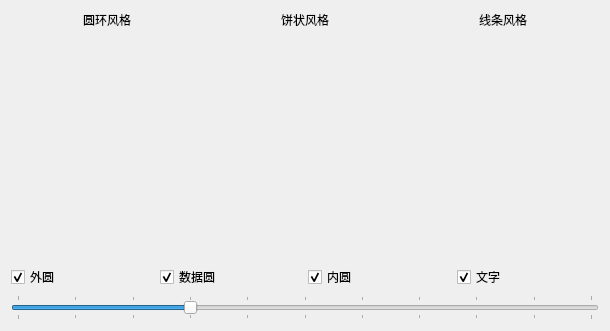
<?xml version="1.0" encoding="UTF-8"?>
<ui version="4.0">
 <class>RoundProgressBarTest</class>
 <widget class="QWidget" name="RoundProgressBarTest">
  <property name="geometry">
   <rect>
    <x>0</x>
    <y>0</y>
    <width>610</width>
    <height>331</height>
   </rect>
  </property>
  <property name="windowTitle">
   <string>圆形进度条</string>
  </property>
  <layout class="QVBoxLayout" name="verticalLayout">
   <item>
    <layout class="QGridLayout" name="gridLayout">
     <item row="0" column="0">
      <widget class="QLabel" name="label">
       <property name="sizePolicy">
        <sizepolicy hsizetype="Preferred" vsizetype="Maximum">
         <horstretch>0</horstretch>
         <verstretch>0</verstretch>
        </sizepolicy>
       </property>
       <property name="text">
        <string>圆环风格</string>
       </property>
       <property name="alignment">
        <set>Qt::AlignCenter</set>
       </property>
      </widget>
     </item>
     <item row="0" column="1">
      <widget class="QLabel" name="label_2">
       <property name="text">
        <string>饼状风格</string>
       </property>
       <property name="alignment">
        <set>Qt::AlignCenter</set>
       </property>
      </widget>
     </item>
     <item row="0" column="2">
      <widget class="QLabel" name="label_3">
       <property name="text">
        <string>线条风格</string>
       </property>
       <property name="alignment">
        <set>Qt::AlignCenter</set>
       </property>
      </widget>
     </item>
     <item row="1" column="0">
      <widget class="RoundProgressBar" name="roundBar1" native="true">
       <property name="palette">
        <palette>
         <active>
          <colorrole role="Shadow">
           <brush brushstyle="SolidPattern">
            <color alpha="255">
             <red>156</red>
             <green>220</green>
             <blue>207</blue>
            </color>
           </brush>
          </colorrole>
          <colorrole role="Highlight">
           <brush brushstyle="SolidPattern">
            <color alpha="255">
             <red>24</red>
             <green>189</green>
             <blue>155</blue>
            </color>
           </brush>
          </colorrole>
         </active>
         <inactive>
          <colorrole role="Shadow">
           <brush brushstyle="SolidPattern">
            <color alpha="255">
             <red>156</red>
             <green>220</green>
             <blue>207</blue>
            </color>
           </brush>
          </colorrole>
          <colorrole role="Highlight">
           <brush brushstyle="SolidPattern">
            <color alpha="255">
             <red>24</red>
             <green>189</green>
             <blue>155</blue>
            </color>
           </brush>
          </colorrole>
         </inactive>
         <disabled>
          <colorrole role="Shadow">
           <brush brushstyle="SolidPattern">
            <color alpha="255">
             <red>156</red>
             <green>220</green>
             <blue>207</blue>
            </color>
           </brush>
          </colorrole>
          <colorrole role="Highlight">
           <brush brushstyle="SolidPattern">
            <color alpha="255">
             <red>51</red>
             <green>153</green>
             <blue>255</blue>
            </color>
           </brush>
          </colorrole>
         </disabled>
        </palette>
       </property>
      </widget>
     </item>
     <item row="1" column="1">
      <widget class="RoundProgressBar" name="roundBar2" native="true">
       <property name="palette">
        <palette>
         <active>
          <colorrole role="Base">
           <brush brushstyle="SolidPattern">
            <color alpha="255">
             <red>97</red>
             <green>117</green>
             <blue>118</blue>
            </color>
           </brush>
          </colorrole>
          <colorrole role="Highlight">
           <brush brushstyle="SolidPattern">
            <color alpha="255">
             <red>255</red>
             <green>117</green>
             <blue>117</blue>
            </color>
           </brush>
          </colorrole>
         </active>
         <inactive>
          <colorrole role="Base">
           <brush brushstyle="SolidPattern">
            <color alpha="255">
             <red>97</red>
             <green>117</green>
             <blue>118</blue>
            </color>
           </brush>
          </colorrole>
          <colorrole role="Highlight">
           <brush brushstyle="SolidPattern">
            <color alpha="255">
             <red>255</red>
             <green>117</green>
             <blue>117</blue>
            </color>
           </brush>
          </colorrole>
         </inactive>
         <disabled>
          <colorrole role="Base">
           <brush brushstyle="SolidPattern">
            <color alpha="255">
             <red>240</red>
             <green>240</green>
             <blue>240</blue>
            </color>
           </brush>
          </colorrole>
          <colorrole role="Highlight">
           <brush brushstyle="SolidPattern">
            <color alpha="255">
             <red>51</red>
             <green>153</green>
             <blue>255</blue>
            </color>
           </brush>
          </colorrole>
         </disabled>
        </palette>
       </property>
      </widget>
     </item>
     <item row="1" column="2">
      <widget class="RoundProgressBar" name="roundBar3" native="true"/>
     </item>
     <item row="2" column="0">
      <widget class="RoundProgressBar" name="roundBar4" native="true">
       <property name="palette">
        <palette>
         <active>
          <colorrole role="Shadow">
           <brush brushstyle="SolidPattern">
            <color alpha="255">
             <red>255</red>
             <green>117</green>
             <blue>117</blue>
            </color>
           </brush>
          </colorrole>
         </active>
         <inactive>
          <colorrole role="Shadow">
           <brush brushstyle="SolidPattern">
            <color alpha="255">
             <red>255</red>
             <green>117</green>
             <blue>117</blue>
            </color>
           </brush>
          </colorrole>
         </inactive>
         <disabled>
          <colorrole role="Shadow">
           <brush brushstyle="SolidPattern">
            <color alpha="255">
             <red>255</red>
             <green>117</green>
             <blue>117</blue>
            </color>
           </brush>
          </colorrole>
         </disabled>
        </palette>
       </property>
      </widget>
     </item>
     <item row="2" column="1">
      <widget class="RoundProgressBar" name="roundBar5" native="true">
       <property name="palette">
        <palette>
         <active>
          <colorrole role="Base">
           <brush brushstyle="SolidPattern">
            <color alpha="255">
             <red>255</red>
             <green>117</green>
             <blue>117</blue>
            </color>
           </brush>
          </colorrole>
          <colorrole role="Highlight">
           <brush brushstyle="SolidPattern">
            <color alpha="255">
             <red>24</red>
             <green>189</green>
             <blue>155</blue>
            </color>
           </brush>
          </colorrole>
         </active>
         <inactive>
          <colorrole role="Base">
           <brush brushstyle="SolidPattern">
            <color alpha="255">
             <red>255</red>
             <green>117</green>
             <blue>117</blue>
            </color>
           </brush>
          </colorrole>
          <colorrole role="Highlight">
           <brush brushstyle="SolidPattern">
            <color alpha="255">
             <red>24</red>
             <green>189</green>
             <blue>155</blue>
            </color>
           </brush>
          </colorrole>
         </inactive>
         <disabled>
          <colorrole role="Base">
           <brush brushstyle="SolidPattern">
            <color alpha="255">
             <red>240</red>
             <green>240</green>
             <blue>240</blue>
            </color>
           </brush>
          </colorrole>
          <colorrole role="Highlight">
           <brush brushstyle="SolidPattern">
            <color alpha="255">
             <red>51</red>
             <green>153</green>
             <blue>255</blue>
            </color>
           </brush>
          </colorrole>
         </disabled>
        </palette>
       </property>
      </widget>
     </item>
     <item row="2" column="2">
      <widget class="RoundProgressBar" name="roundBar6" native="true"/>
     </item>
    </layout>
   </item>
   <item>
    <layout class="QHBoxLayout" name="horizontalLayout">
     <item>
      <widget class="QCheckBox" name="base_circle_ckb">
       <property name="text">
        <string>外圆</string>
       </property>
       <property name="checked">
        <bool>true</bool>
       </property>
      </widget>
     </item>
     <item>
      <widget class="QCheckBox" name="data_circle_ckb">
       <property name="text">
        <string>数据圆</string>
       </property>
       <property name="checked">
        <bool>true</bool>
       </property>
      </widget>
     </item>
     <item>
      <widget class="QCheckBox" name="center_circle_ckb">
       <property name="text">
        <string>内圆</string>
       </property>
       <property name="checked">
        <bool>true</bool>
       </property>
      </widget>
     </item>
     <item>
      <widget class="QCheckBox" name="text_ckb">
       <property name="text">
        <string>文字</string>
       </property>
       <property name="checked">
        <bool>true</bool>
       </property>
      </widget>
     </item>
    </layout>
   </item>
   <item>
    <widget class="QSlider" name="valueSlider">
     <property name="maximum">
      <number>100</number>
     </property>
     <property name="value">
      <number>30</number>
     </property>
     <property name="orientation">
      <enum>Qt::Horizontal</enum>
     </property>
     <property name="tickPosition">
      <enum>QSlider::TicksBothSides</enum>
     </property>
     <property name="tickInterval">
      <number>10</number>
     </property>
    </widget>
   </item>
  </layout>
 </widget>
 <customwidgets>
  <customwidget>
   <class>RoundProgressBar</class>
   <extends>QWidget</extends>
   <header>roundprogressbar.h</header>
   <container>1</container>
  </customwidget>
 </customwidgets>
 <resources/>
 <connections/>
</ui>
